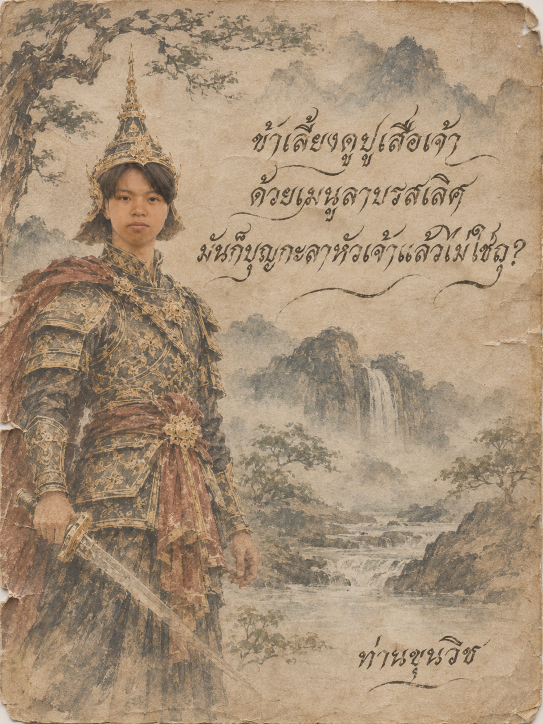
#> input picture khun-wich-3d/source.png, 1086 x 1448 px (shown at 1/2 size)
$ python layers.py
#> lines starting #> are read from the running program, lines starting #| are printed output that depends on the picture; after the words box and inside, x2 and y2 are one past the last pixel; in counts of white or black regions, pixels touching at a corner belong together
# Cut the poster into paper layers for a 3D diorama.
# Outputs: back.png (artwork removed under the cut layers), layer_<name>.png (RGBA, cropped), text_<i>.png (ink alpha, cropped), layers.json
import json, numpy as np
from PIL import Image, ImageDraw, ImageFilter
src = Image.open('source.png').convert('RGB'); W, H = src.size
#> further down, src is the input picture: PIL image 1086x1448 RGB; mean R, G, B 167.1, 145.2, 120.3
#> after `W, H = src.size`: W = 1086; H = 1448
a = np.asarray(src).astype(np.float32)
clean = np.asarray(Image.open('clean.png').convert('RGB')).astype(np.float32)
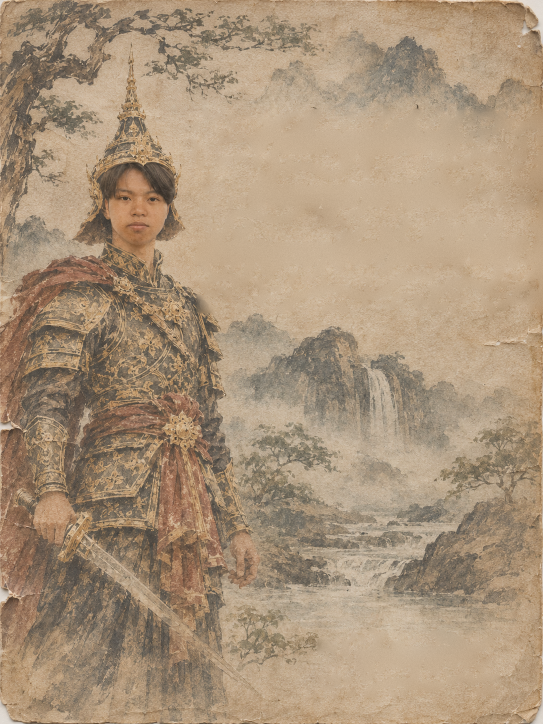
#> input picture khun-wich-3d/clean.png, 1086 x 1448 px (shown at 1/2 size)
ink = np.asarray(Image.open('ink.png')).astype(np.float32)
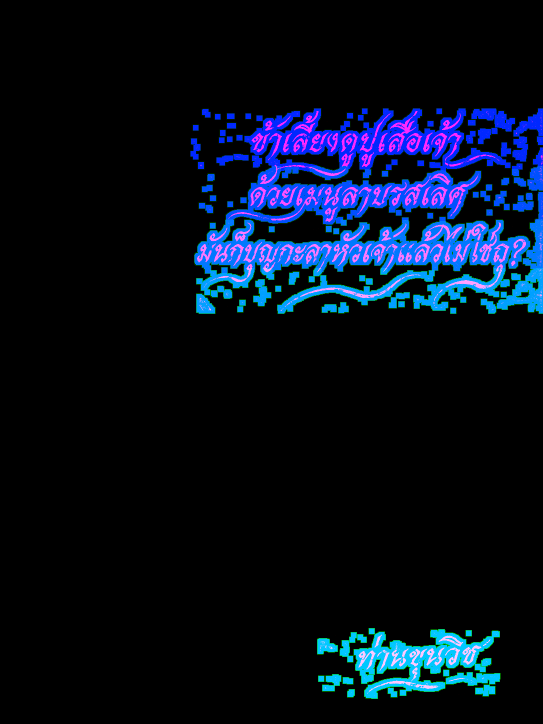
#> input picture khun-wich-3d/ink.png, 1086 x 1448 px (shown at 1/2 size)
ink_a, ink_id, ink_hole = ink[..., 0]/255, np.rint(ink[..., 1]/40).astype(int), ink[..., 2]/255
#> ink_id: shape (1448, 1086) int64; 6 distinct labels, from 0 to 5
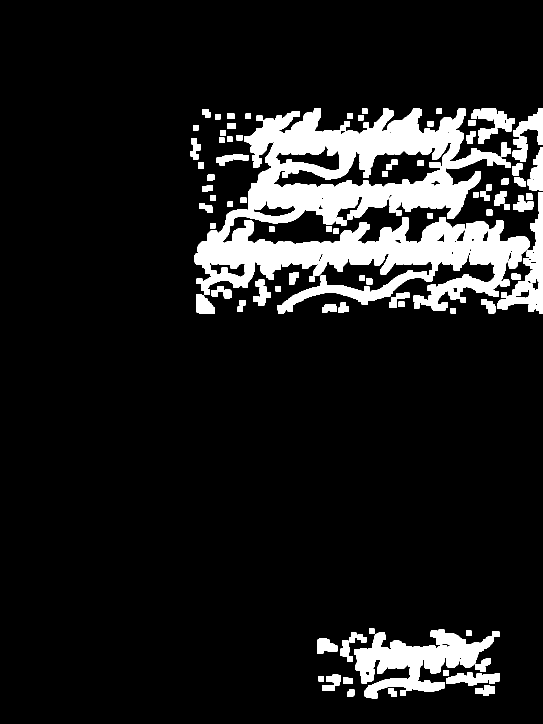
#> ink_hole: shape (1448, 1086) float32 (shown at 1/2 size); values 0 (black) and 1 (white), 11.3% white; 94 white regions, largest, box (x1, y1, x2, y2) and area: (389, 217, 1060, 627) 121750, (708, 1259, 999, 1397) 18209, (994, 384, 1086, 627) 6938

def _box(x, r, ax):
    c = np.cumsum(np.pad(x, [(r+1, r) if i == ax else (0, 0) for i in range(2)], mode='edge'), axis=ax); n = x.shape[ax]
    return (np.take(c, np.arange(2*r+1, 2*r+1+n), axis=ax) - np.take(c, np.arange(0, n), axis=ax))/(2*r+1)
def blur(x, r):
    r = max(1, int(r));
    for _ in range(3): x = _box(_box(x, r, 0), r, 1)
    return x.astype(np.float32)
def poly(points, feather=6):
    im = Image.new('L', (W, H), 0); ImageDraw.Draw(im).polygon([tuple(p) for p in points], fill=255)
    return blur(np.asarray(im).astype(np.float32)/255, feather)
def grow(m, px): return (blur(m.astype(np.float32), max(1, px*0.6)) > 0.08).astype(np.float32)  # round-ish dilation

# paper colour from the (text-free) paper in clean.png
paper = np.median(clean[240:600, 460:1000].reshape(-1, 3), axis=0)
#> paper = [198, 174, 146]
dist = np.sqrt(((clean - paper)**2 * [0.45, 0.4, 0.15]).sum(-1))       # clean.png: lettering already removed
art = np.clip((dist - 14)/26, 0, 1)
art = blur(art, 1.2)

warrior = [(262,85),(300,250),(360,330),(372,470),(335,505),(440,560),(472,700),(492,900),(505,1060),(525,1175),(475,1185),(470,1300),(545,1448),(0,1448),(0,555),(150,500),(160,430),(200,330),(226,250)]
W_m = poly(warrior, 4)
#> in poly, `im = Image.new('L', (W, H), 0)`: im: PIL image 1086x1448 L; every value is 0
#> in poly, `ImageDraw.Draw(im).polygon([tuple(p) for p in points], fill=255)`: im: PIL image 1086x1448 L; 31.9% white; 1 white region, box (x1, y1, x2, y2) and area: (0, 85, 545, 1448) 502156
W_alpha = np.clip(np.maximum(art, blur((W_m > 0.99).astype(np.float32), 2)*0.0) , 0, 1)
W_alpha = np.clip(W_m * np.maximum(art, (blur(W_m, 14) > 0.97)), 0, 1)       # solid inside, art-shaped at the rim

regions = {  # name: (polygon, z, art-masked)
  'mtn_top':  ([(380,30),(1086,30),(1086,330),(380,330)], 0.45),
  'tree':     ([(0,0),(640,0),(640,200),(420,235),(300,280),(170,400),(80,520),(0,560)], 1.15),
  'mtn_mid':  ([(420,610),(1086,610),(1086,1000),(420,1000)], 0.8),
  'front':    ([(470,960),(1086,960),(1086,1448),(560,1448),(500,1300)], 1.6),
}
layers = []
taken = W_alpha.copy()
order = [('warrior', None, 2.6)] + [(k, v[0], v[1]) for k, v in regions.items()]
alphas = {'warrior': W_alpha}
for name, pts, z in order[1:]:
    m = poly(pts, 10) * art * (1 - grow(ink_hole, 2)) * (1 - W_alpha)
    alphas[name] = np.clip(m, 0, 1)
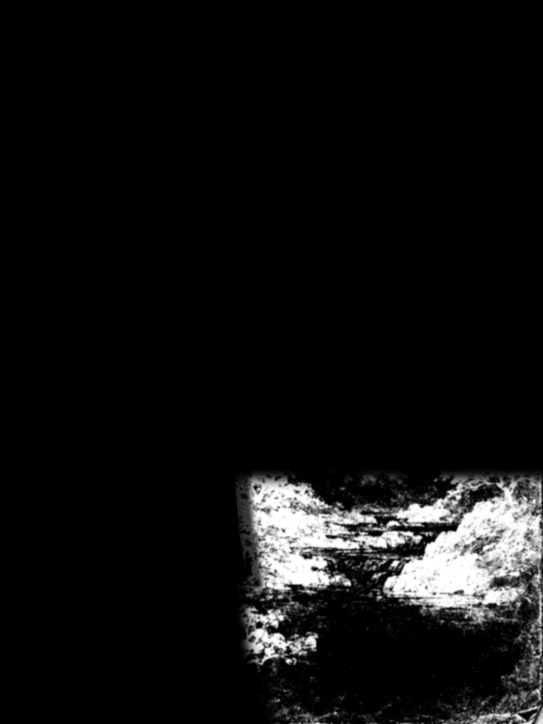
#> m: shape (1448, 1086) float32 (shown at 1/2 size); min 0, max 1, mean 0.0628
#> after the loop, alphas = 5 items

meta = {'size': [W, H], 'paper': (paper/255).tolist(), 'layers': [], 'text': []}
#> meta = {'size': [1086, 1448], 'paper': [0.776, 0.682, 0.573], 'layers': [], 'text': []}
for name, pts, z in order:
    al = alphas[name]
    core = (al > 0.35).astype(np.float32)
    if name != 'warrior':   # drop specks: open with a 7 px window
        core = (blur(core, 3) > 0.5).astype(np.float32)   # smooth contour, drops specks; al = al * grow(core, 2)
    rim = np.clip(blur(grow(core, 4), 1.0), 0, 1)             # paper-cut border around the art
    rgba = np.zeros((H, W, 4), np.float32)
    rgba[..., :3] = np.where(core[..., None] > 0, clean, paper*1.04)
    rgba[..., 3] = np.maximum(rim, al)*255
    ys, xs = np.where(rgba[..., 3] > 2)
    x0, y0, x1, y1 = xs.min(), ys.min(), xs.max()+1, ys.max()+1
    Image.fromarray(np.clip(rgba[y0:y1, x0:x1], 0, 255).astype(np.uint8), 'RGBA').save(f'layer_{name}.png')
    meta['layers'].append({'name': name, 'z': z, 'box': [int(x0), int(y0), int(x1), int(y1)]})
#> this loop made 5 passes
#> (x0, y0, x1, y1) on passes 1 to 5: (0, 84, 554, 1448), (356, 6, 1086, 349), (0, 0, 663, 575), (428, 589, 1086, 1025), (468, 936, 1086, 1448)
#> pass 1, in _box (call 74), `c = np.cumsum(np.pad(x, [(r + 1, r) if i == ax else (0, 0) for i in ra`:
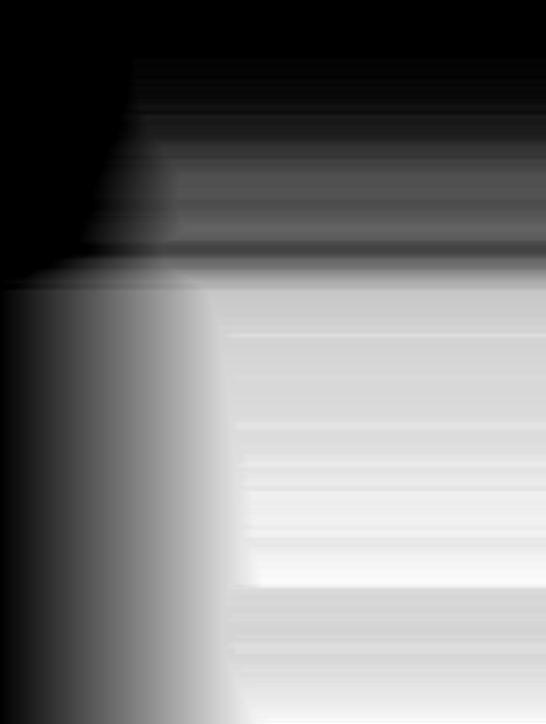
#> c: shape (1448, 1091) float32 (shown at 1/2 size); min 0, max 536.6, mean 254.7; drawn with min black and max white
#> after the loop: core: shape (1448, 1086) float32; values 0 (black) and 1 (white), 7% white; 34 white regions (8 under 20 px), largest, box (x1, y1, x2, y2) and area: (498, 956, 1086, 1247) 96674, (492, 1216, 634, 1327) 7126, (937, 1424, 1069, 1448) 1913
#> after the loop:
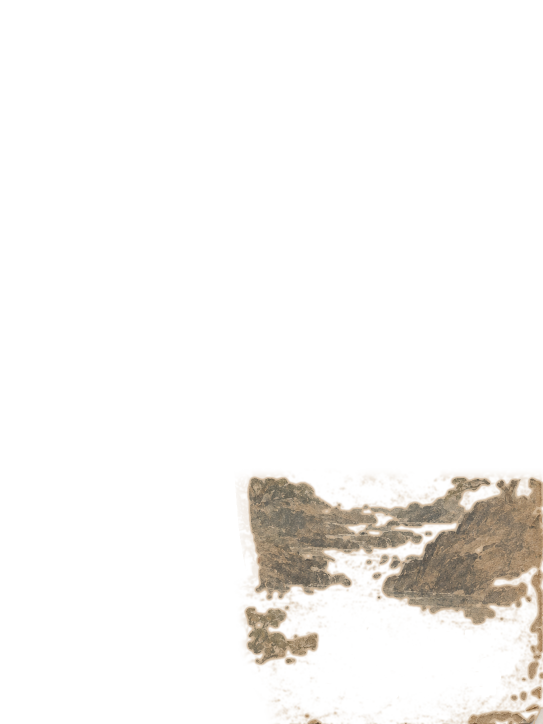
#> rgba: shape (1448, 1086, 4) float32 (shown at 1/2 size); mean R, G, B, A 200.8, 176.2, 146.1, 22.5; transparent parts drawn white
#> after the loop:
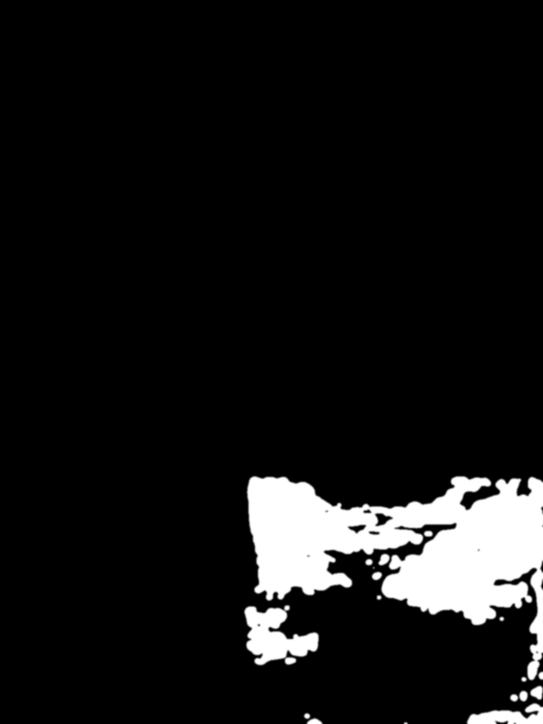
#> rim: shape (1448, 1086) float32 (shown at 1/2 size); min 0, max 1, mean 0.0826

# back plate: artwork under the cut layers painted out to paper
hole = grow(np.clip(sum((alphas[k] > 0.3).astype(np.float32) for k in alphas), 0, 1), 5)
keep = 1 - hole; back = clean.copy()
for r in (6, 12, 24, 48, 96):
    w = blur(keep, r); sel = (hole > 0) & (w > 0.3) & (keep < 1)
    for c in range(3):
        f = blur(back[..., c]*keep, r)/np.maximum(w, 1e-3); back[..., c][sel] = f[sel]
    keep = np.maximum(keep, (w > 0.3)*hole)
#> this loop made 5 passes
back = np.where(((hole > 0) & (keep < 1))[..., None], paper, back)   # centre of big holes: plain paper
back = np.where(hole[..., None] > 0, 0.6*back + 0.4*paper + np.random.default_rng(3).normal(0, 3, (H, W, 1)), back)
Image.fromarray(np.clip(back, 0, 255).astype(np.uint8)).save('back.png')

# text lines: ink alpha per line (id 1..5), coloured from the source strokes later in the shader
for i in range(1, 6):
    m = np.where(ink_id == i, ink_a, 0)
    ys, xs = np.where(m > 0.02); x0, y0, x1, y1 = xs.min(), ys.min(), xs.max()+1, ys.max()+1
    Image.fromarray((m[y0:y1, x0:x1]*255).astype(np.uint8)).save(f'text_{i}.png')
    meta['text'].append({'id': i, 'box': [int(x0), int(y0), int(x1), int(y1)]})
#> this loop made 5 passes
#> (x0, y0, x1, y1) on passes 1 to 5: (385, 222, 1086, 338), (402, 332, 1086, 444), (391, 439, 1086, 542), (398, 536, 1085, 622), (640, 1262, 995, 1392)
json.dump(meta, open('layers.json', 'w'), indent=1)
print(json.dumps(meta['layers']), meta['text'])
#> (printed output is left out)
